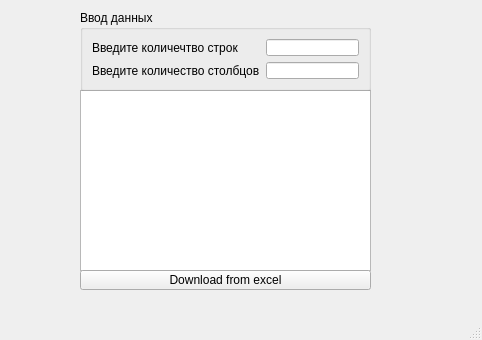
<?xml version="1.0" encoding="UTF-8"?>
<ui version="4.0">
 <class>MainWindow</class>
 <widget class="QMainWindow" name="MainWindow">
  <property name="geometry">
   <rect>
    <x>0</x>
    <y>0</y>
    <width>482</width>
    <height>340</height>
   </rect>
  </property>
  <property name="windowTitle">
   <string>MainWindow</string>
  </property>
  <widget class="QWidget" name="centralwidget">
   <widget class="QTableView" name="tableView">
    <property name="geometry">
     <rect>
      <x>80</x>
      <y>90</y>
      <width>291</width>
      <height>181</height>
     </rect>
    </property>
   </widget>
   <widget class="QGroupBox" name="groupBox">
    <property name="geometry">
     <rect>
      <x>80</x>
      <y>10</y>
      <width>291</width>
      <height>81</height>
     </rect>
    </property>
    <property name="title">
     <string>Ввод данных</string>
    </property>
    <layout class="QGridLayout" name="gridLayout">
     <item row="0" column="0">
      <widget class="QLabel" name="label">
       <property name="text">
        <string>Введите количечтво строк</string>
       </property>
      </widget>
     </item>
     <item row="0" column="1">
      <widget class="QLineEdit" name="lineEdit"/>
     </item>
     <item row="1" column="0">
      <widget class="QLabel" name="label_2">
       <property name="text">
        <string>Введите количество столбцов</string>
       </property>
      </widget>
     </item>
     <item row="1" column="1">
      <widget class="QLineEdit" name="lineEdit_2"/>
     </item>
    </layout>
   </widget>
   <widget class="QPushButton" name="pushButton">
    <property name="geometry">
     <rect>
      <x>80</x>
      <y>270</y>
      <width>291</width>
      <height>20</height>
     </rect>
    </property>
    <property name="text">
     <string>Download from excel</string>
    </property>
   </widget>
  </widget>
  <widget class="QMenuBar" name="menubar">
   <property name="geometry">
    <rect>
     <x>0</x>
     <y>0</y>
     <width>482</width>
     <height>17</height>
    </rect>
   </property>
  </widget>
  <widget class="QStatusBar" name="statusbar"/>
 </widget>
 <resources/>
 <connections/>
</ui>
